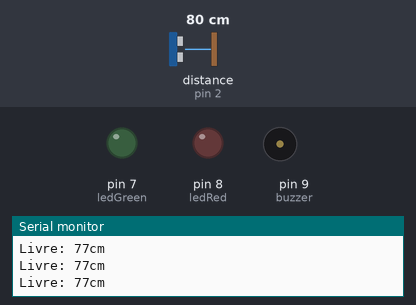
Recording of a sketch running on a simulated Arduino Uno, built with avr-gcc and run on an emulated ATmega328P. On the bench: output pins drawn as LEDs (lit = HIGH), buzzer (waves = sounding), the last lines printed to the serial monitor. Wiring (inferred from the names in the program): ultrasonic range finder: trigger pin 3; echo pin 2. Inputs (shaded band) come from the test bench; at power-on: distance to the obstacle (sensor on pin 2) 80 cm. The echo pulse lasts 58.3 µs per cm; pins used as bus, display or sensor lines are not drawn.

Above: at 1.2 s.
1.3 s: distance to the obstacle (sensor on pin 2) set to 37 cm
2.8 s: distance to the obstacle (sensor on pin 2) set to 29 cm
At 3.9 s:
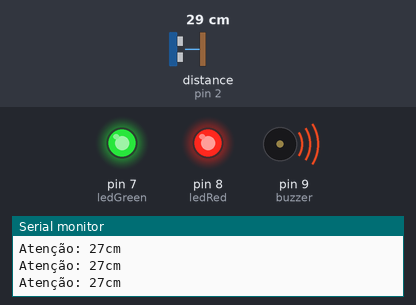
4.3 s: distance to the obstacle (sensor on pin 2) set to 35 cm
At 5.9 s:
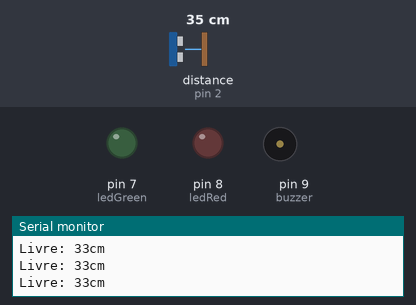
6.2 s: distance to the obstacle (sensor on pin 2) set to 18 cm
At 7.2 s:
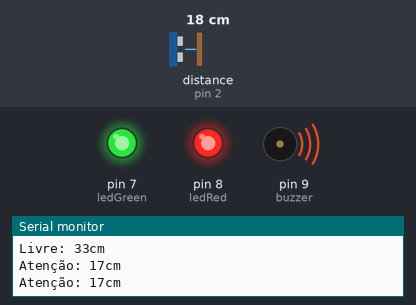
Timing chart, 0 to 8.7 s (numbered marks = the images above; inputs shaded):
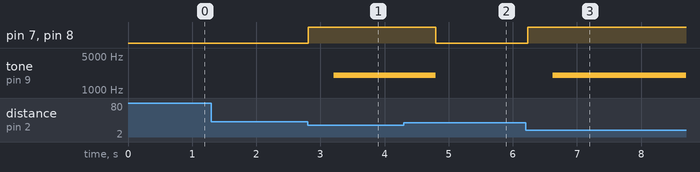

The sketch:

sensorUltrasonico1.ino
```cpp
//Programa sensor de presença com sensor ultrassônico

/*#include <ultrasonic.h>

//define os pinos do arduino ligados ao trigger e echo

#define PINO_TRG 7
#define PINO_ECHO 6

//distancia em centimetros
float distancia_minima = 5;
float distancia_maxima = 80;

//pino a ser acionado em caso de detecção
const int buzzer = 10;

//inicializa o sensor ultrasonico nos pinos especificos
Ultrasonic ultrasonic(PINO_TRG, PINO_ECHO);


void setup() {
  //inicializa a serial
  Serial.begin(9600);
  pinMode(buzzer, OUTPUT);
}

void loop() {
 //variaveis p/ guardar os valores em
 // cm (cmSec) e polegadas (inMsec)
 float cmMsec, inMsec;

 //lê os valres do sensor ultrasonico
 long micrisec = ultrasonic.timing();
 //Atribui os valores em cm ou polegadas as variavéis
 cmMsec = ultrasonic.convert(microsec,Ultrasonic: :CM);
 inMsec = ultrasonic.convert(microsec, Ultrasonic: :IN);

 if (cmMsec > distancia_minima && cmMsec < distancia_maxima){
    tone(buzzer, 1000);
  delay(500);

    tone(buzzer, 1000);
  delay(500);

    tone(buzzer, 1000);
   delay(500);
 }

 else {
    noTone(buzzer);
 }

 delay(200);
}*/

//Configuração de Distancia Mínima em centimetros
const int distancia_carro = 30;

//Configurações de Portas do Arduino

//Sensor
const int TRIG = 3;
const int ECHO = 2;

//Demais componentes
const int ledGreen = 7;
const int ledRed = 8;
const int buzzer = 9;

// Variaveis para funcionamento do Buzzer
float seno;
int frequencia;

void setup() {
  Serial.begin(9600);

  // Configurações do Sensor
  pinMode(TRIG,OUTPUT);
  pinMode(ECHO,INPUT);

  // Configurações do LED
  pinMode(ledGreen, OUTPUT);
  pinMode(ledRed, OUTPUT);

  //Configurações do Buzzer
  pinMode(buzzer, OUTPUT);

}

void loop() {
  int distancia = sensor_morcego(TRIG,ECHO);

    if(distancia <= distancia_carro){
      Serial.print("Atenção: ");
      Serial.print(distancia);
      Serial.println("cm");
      digitalWrite(ledGreen, HIGH);
      digitalWrite(ledRed, HIGH);
      tocaBuzzer();
    }
    else{
      Serial.print("Livre: ");
      Serial.print(distancia);
      Serial.println("cm");
      digitalWrite(ledGreen, LOW);
      digitalWrite(ledRed, LOW);
      noTone(buzzer);
    }
  delay(100);

}

int sensor_morcego(int pinotrig,int pinoecho){
  digitalWrite(pinotrig,LOW);
  delayMicroseconds(2);
  digitalWrite(pinotrig,HIGH);
  delayMicroseconds(10);
  digitalWrite(pinotrig,LOW);

  return pulseIn(pinoecho,HIGH)/60;
}

//Função para execução do Alarme Sonoro
void tocaBuzzer(){
 for(int x=0;x<180;x++){
  seno=(sin(x*3.1416/180));
  frequencia = 2000+(int(seno*1000));
  tone(buzzer,frequencia);
  delay(2);
}

}
```

Measured:
- the behaviour switches between 33 and 32 cm on distance to the obstacle (sensor on pin 2) (found by bisection; images 0 and 1)
- after the input at 2.8 s, pin 7 (ledGreen), pin 8 (ledRed): LOW → HIGH at once; tone on pin 9 (buzzer): silent → 2017 Hz after 0.40 s
- after the input at 4.3 s, pin 7 (ledGreen), pin 8 (ledRed): HIGH → LOW after 0.50 s; tone on pin 9 (buzzer): 2017 Hz → silent after 0.50 s
- after the input at 6.2 s, pin 7 (ledGreen), pin 8 (ledRed): LOW → HIGH at once; tone on pin 9 (buzzer): silent → 2017 Hz after 0.42 s
